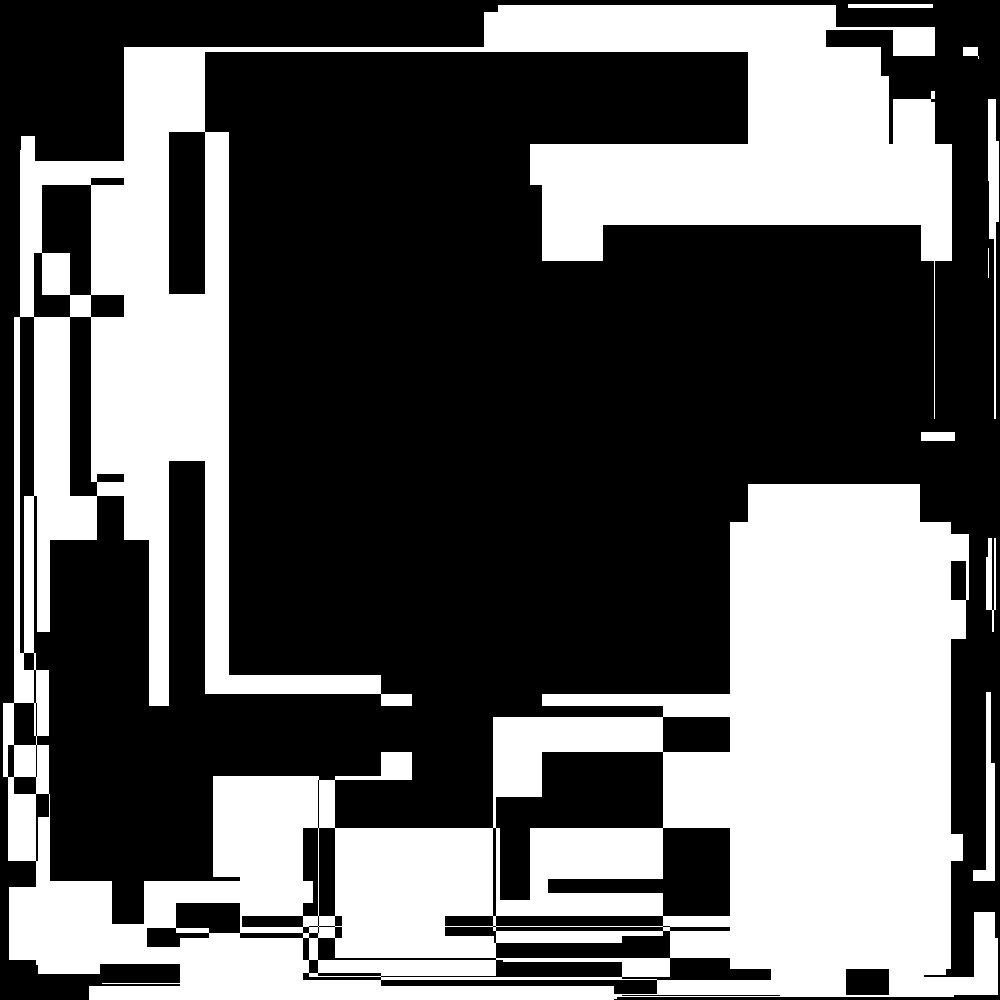

This figure's Python source:
with open('data.txt', 'rt') as f:
    data = [line.strip() for line in f.readlines()]


import array_to_image
array = []
for _ in range(1000):
    array.append([False] * 1000)

# data = ['turn on 1,1 through 2,2']
for instruction in data:
    instruction = instruction.split()
    if instruction[0] == 'toggle':
        x1, y1 = instruction[1].split(',')
        x1, y1 = int(x1), int(y1)
        x2, y2 = instruction[3].split(',')
        x2, y2 = int(x2), int(y2)

        x_len = max(x1, x2) - min(x1, x2) + 1
        y_len = max(y1, y2) - min(y1, y2) + 1

        for x in range(x_len):
            for y in range(y_len):
                array[min(x1, x2) + x][min(y1, y2) + y] = not array[min(x1, x2) + x][min(y1, y2) + y]
    else:
        x1, y1 = instruction[2].split(',')
        x1, y1 = int(x1), int(y1)
        x2, y2 = instruction[4].split(',')
        x2, y2 = int(x2), int(y2)

        x_len = max(x1, x2) - min(x1, x2) + 1
        y_len = max(y1, y2) - min(y1, y2) + 1

        if instruction[1] == 'on':
            for x in range(x_len):
                for y in range(y_len):
                    array[min(x1, x2) + x][min(y1, y2) + y] = True
        else:
            for x in range(x_len):
                for y in range(y_len):
                    array[min(x1, x2) + x][min(y1, y2) + y] = False

answer = 0
for row in array:
    for col in row:
        if col:
            answer += 1
print(answer)

image = array_to_image.covert(array)
image.save('part1.png', 'PNG')
